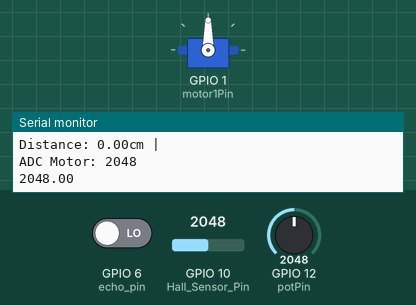
Bench run of a sketch on a simulated ESP32-S3. On the bench: servo, the last lines printed to the serial monitor. The test bench sets the inputs (shaded band); at power-on: GPIO 12 (potPin) = 2048, GPIO 10 (Hall_Sensor_Pin) = 2048, GPIO 6 (echo_pin) LOW.

Above: at 2.4 s.
2.5 s: GPIO 12 (potPin) set to 2866
At 4.4 s:
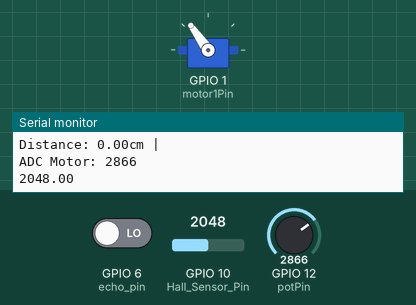
4.7 s: GPIO 12 (potPin) set to 3603
At 6.0 s:
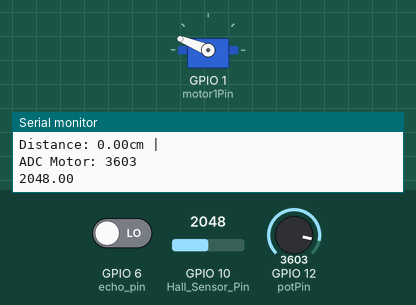
6.3 s: GPIO 12 (potPin) set to 3740
At 7.6 s:
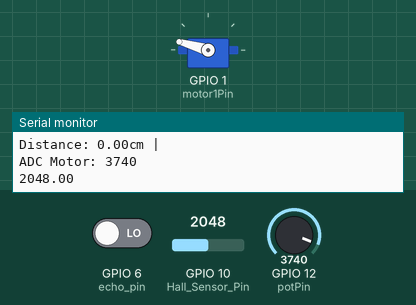
7.9 s: GPIO 12 (potPin) set to 4095
At 8.3 s:
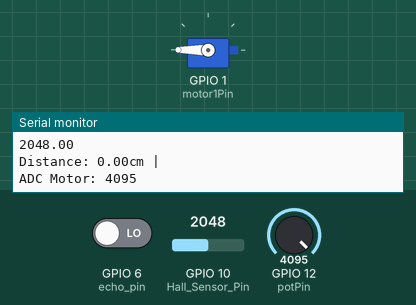
9.5 s: GPIO 10 (Hall_Sensor_Pin) set to 3671
11.0 s: GPIO 10 (Hall_Sensor_Pin) set to 3736
Timing chart, 0 to 14.0 s (numbered marks = the images above; inputs shaded):
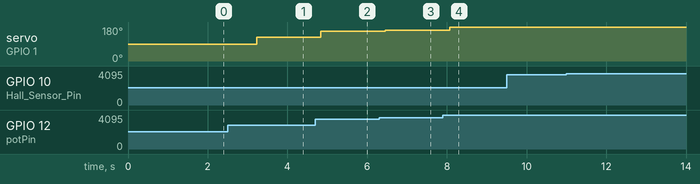

Measured:
- after the input at 2.5 s, servo on GPIO 1 (motor1Pin): 90° → 125° after 0.73 s
- after the input at 4.7 s, servo on GPIO 1 (motor1Pin): 125° → 158° after 0.14 s
- after the input at 6.3 s, servo on GPIO 1 (motor1Pin): 158° → 164° after 0.15 s
- after the input at 7.9 s, servo on GPIO 1 (motor1Pin): 164° → 180° after 0.17 s

The sketch:

button.ino
```cpp
//the code for the FSR was sourced from the Adafruit website
//the ultrasonic code was sourced from arduino's website

#include <ESP32Servo.h>

//potentiometer parameters:
#define potPin 12
#define motor1Pin 1
Servo servo1;
//#define motor2Pin 10


//ultrasonic parameters:
const int trig_pin = 4;
const int echo_pin = 6;
float timing = 0.0;
float distance = 0.0;

//Hall parameters:
#define Hall_Sensor_Pin 10

int fsrAnalogPin = 5;
//int Hall_Sensor_Pin = 10;
int fsrReading;
int threshold = 600;

bool state = false;
bool running = false;
bool motor_condition = false;


void setup() {
  Serial.begin(115200);
  pinMode(Hall_Sensor_Pin, INPUT);
  pinMode(echo_pin, INPUT);
  pinMode(trig_pin, OUTPUT);
  pinMode(Hall_Sensor_Pin,INPUT);
  digitalWrite(trig_pin, LOW);
  servo1.attach(motor1Pin);
}

void loop() {
  // Polling algorithm to check FSR state
  while (!running) { // Keep polling until "running" is true
    fsrReading = analogRead(fsrAnalogPin);
    Serial.println(fsrReading);
    if (fsrReading >= threshold) {
      state = true;
      running = true;
      motor_condition = true;
      Serial.println("FSR pressed. Running = true");
    } else {
      state = false;
      Serial.println("FSR not pressed. Polling...");
    }

    delay(500); // Short delay for stability
  }

  // Code that runs once "running" is true
  if (running) {
    //Serial.println("Running part of the code...");

    float voltage;
    voltage = analogRead(Hall_Sensor_Pin);
    //voltage = analogRead(Hall_Sensor_Pin);
    Serial.println(voltage);
    if (voltage>=3700)
    {
      Serial.println("Bait is gone!");
    }
    delay(100);
   // Serial.println(hall_voltage);

    digitalWrite(trig_pin, LOW);
    delay(2);

    digitalWrite(trig_pin, HIGH);
    delay(10);
    digitalWrite(trig_pin, LOW);

    timing = pulseIn(echo_pin, HIGH);
    distance = (timing * 0.034) / 2;

    Serial.print("Distance: ");
    Serial.print(distance);
    Serial.println("cm | ");

    if (motor_condition) {
      int motor1 = (analogRead(potPin)); //adjust the 2 depending out how pot control looks
      Serial.print("ADC Motor: ");
      Serial.println(motor1);
      int motor1Val= map(motor1, 0, 4095, 0, 180);
      servo1.write(motor1Val);
      delay(1);
    }
    delay(500); // Simulate processing time
  }
}
```
